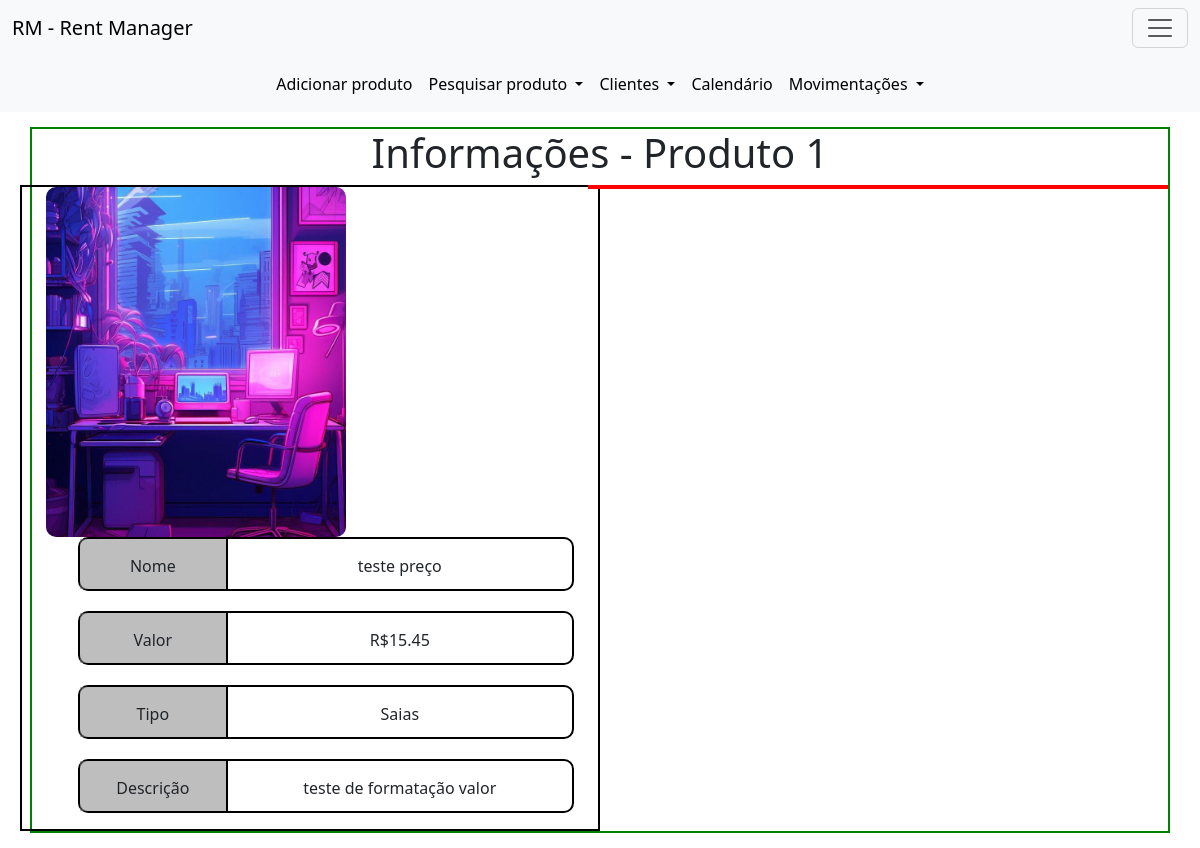
Page /produtos/produto1/info on the committed database.
### models.py (models this page shows)
class Produtos(database.Model, UserMixin):
    id = database.Column(database.Integer, primary_key=True)
    imagem = database.Column(database.String, default='default.png')
    tipo = database.Column(database.String, nullable=False) # multipla escolha
    tamanho = database.Column(database.String, nullable=False) #multipla escolha
    nome = database.Column(database.String, nullable=False, unique=True)
    valor = database.Column(database.String, nullable=False)
    descricao = database.Column(database.Text, nullable=False)

### routes.py (the view)
@app.route('/produtos/produto<id_produto>/info', methods=['GET', 'POST'])
def info_produto(id_produto):
    produto = Produtos.query.filter_by(id=id_produto).first()
    return render_template('produtos-info.html', produto=produto)

### templates/produtos-info.html (shortened to what this page needs)
{% extends 'base.html' %}
{% block head %}
    <link rel="stylesheet" href="../static/css/info-produto.css">
{% endblock %}
{% block body %}
    <div class="container" style="margin-top: 15px; border: 2px solid green;">
        <h1 style="text-align: center;">Informações - Produto {{ produto.id }}</h1>
        <div class="row align-items-start" id="painel">
            <div class="col row align-items-center" id="coluna1" style="border: 2px solid black;">
                <div class="col" id="coluna1-1">
                    <img src="{{ url_for('static', filename='upload_img/{}'.format(produto.imagem)) }}"
                     style="height: 350px; width: 300px; border-radius: 10px; object-fit: cover;">
                </div>
                <div class="col" id="coluna1-2">
                    <ul style="list-style: none; text-align: center;">
                        <li style="display: flex; align-items: center; margin-bottom: 20px; border: 2px solid black; border-radius: 10px;">
                            <div class="label-info" style="height: 50px;width: 30%; border-right: 2px solid black; padding: 15px; background-color: rgba(128, 128, 128, 0.511);">
                                <p>Nome</p>
                            </div>
                            <div class="info" style="height: 50px;width: 70%; padding: 15px;">
                                <p>{{ produto.nome }}</p>
                            </div>
                        </li>
                        <li style="display: flex; align-items: center; margin-bottom: 20px; border: 2px solid black; border-radius: 10px;">
                            <div class="label-info" style="height: 50px;width: 30%; border-right: 2px solid black; padding: 15px; background-color: rgba(128, 128, 128, 0.511);">
                                <p>Valor</p>
                            </div>
                            <div class="info" style="height: 50px;width: 70%; padding: 15px;">
                                <p>{{ produto.valor }}</p>
                            </div>
                        </li>
                        <li style="display: flex; align-items: center; margin-bottom: 20px; border: 2px solid black; border-radius: 10px;">
                            <div class="label-info" style="height: 50px;width: 30%; border-right: 2px solid black; padding: 15px; background-color: rgba(128, 128, 128, 0.511);">
                                <p>Tipo</p>
                            </div>
                            <div class="info" style="height: 50px;width: 70%; padding: 15px;">
                                <p>{{ produto.tipo }}</p>
                            </div>
                        </li>
                        <li style="display: flex; align-items: center; border: 2px solid black; border-radius: 10px;">
                            <div class="label-info" style="height: 50px;width: 30%; border-right: 2px solid black; padding: 15px; background-color: rgba(128, 128, 128, 0.511);">
                                <p>Descrição</p>
                            </div>
                            <div class="info" style="height: 50px;width: 70%; padding: 15px;">
                                <p>{{ produto.descricao}}</p>
                            </div>
                        </li>
                    </ul>
                </div>
            </div>
            <div class="col" id="coluna2" style="border: 2px solid red;"></div>
        </div>
        </div>
{% endblock %}

### static/css/info-produto.css (style rules this page uses)
div > div > div > div > ul > li { border: 2px solid black; }

### rows in the picture
Produtos: id "1", imagem (picture), nome "teste preço", valor "R$15.45", tipo "Saias", descricao "teste de formatação valor"
